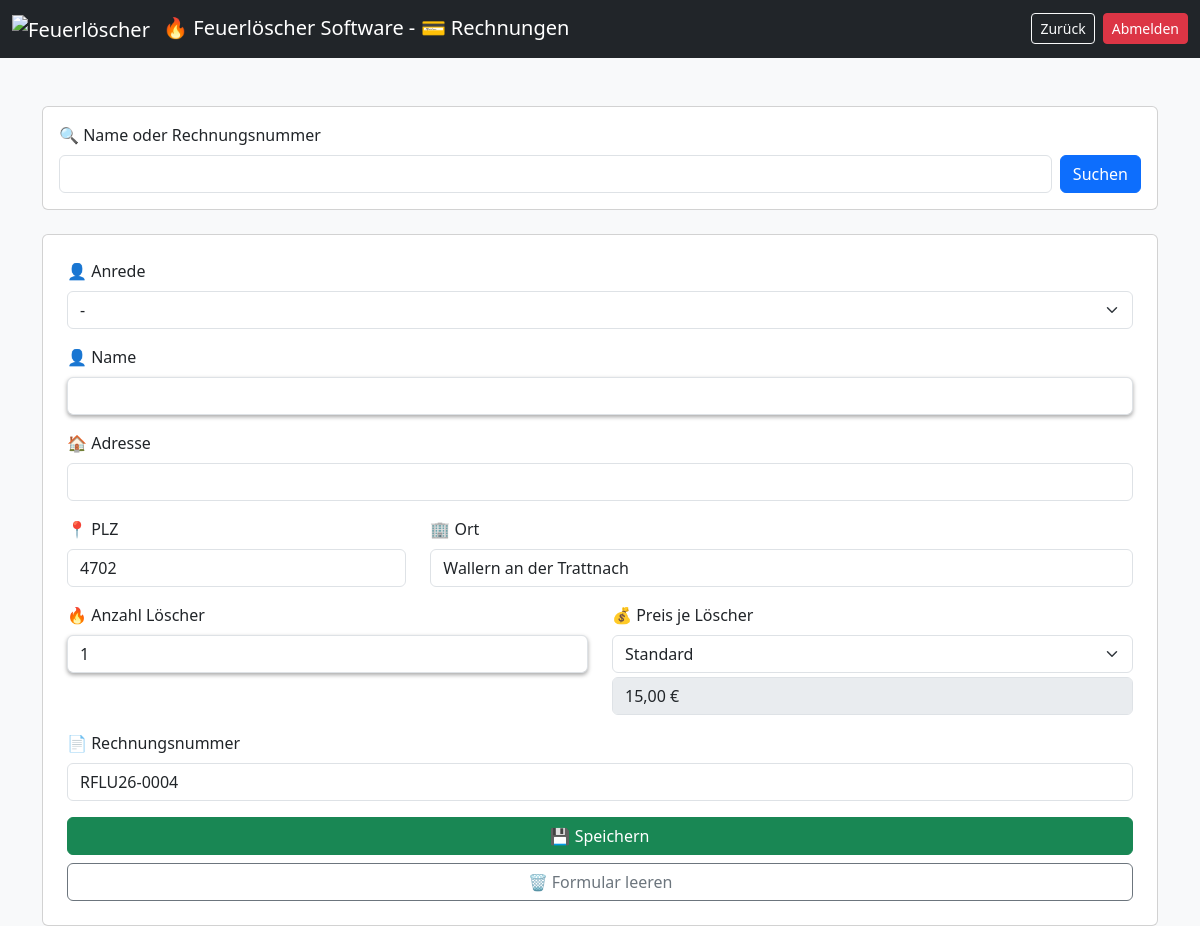
/rechnung.php (signed in), run on an earlier commit of the app's database.
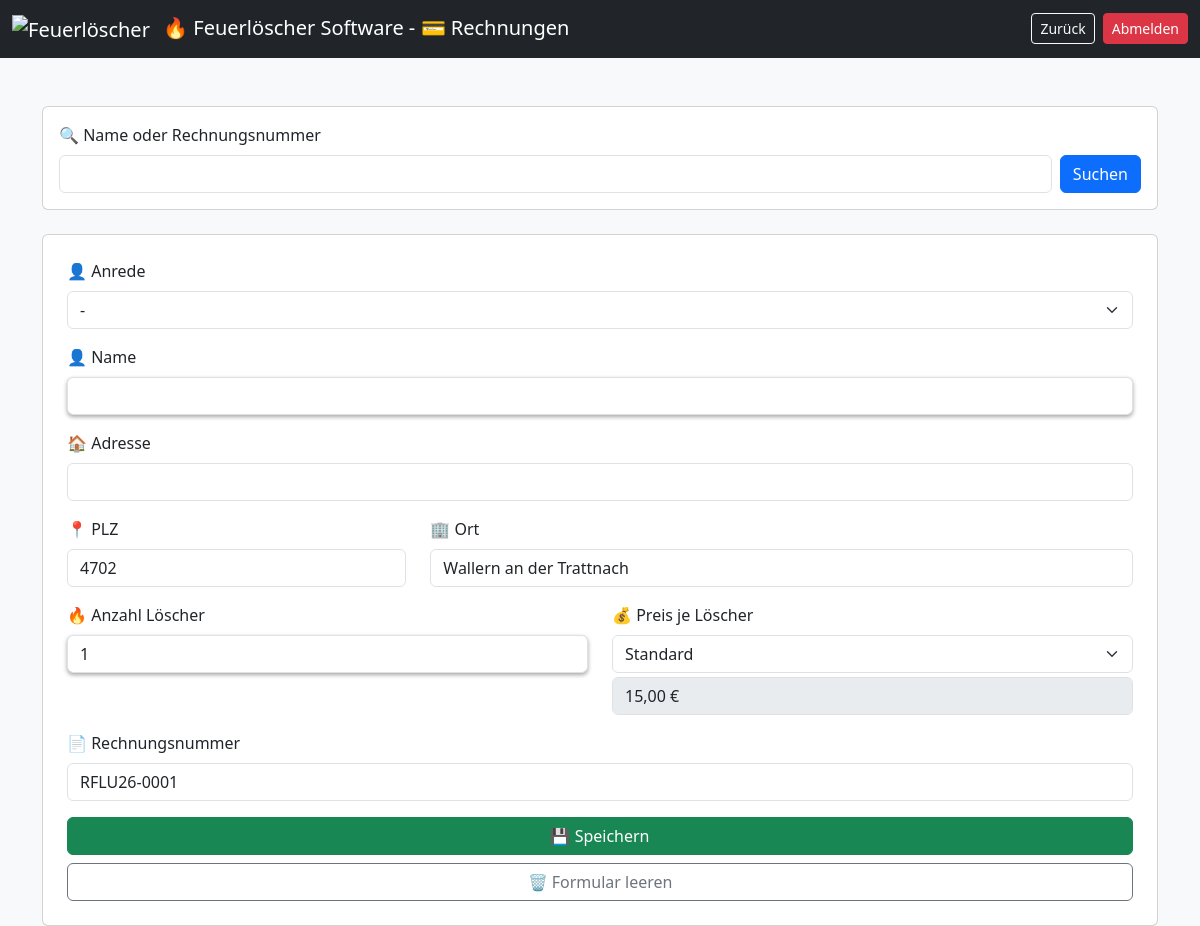
And on a later commit of the database.
### tables this page shows
CREATE TABLE rechnungen (
    id INTEGER PRIMARY KEY AUTOINCREMENT,
    anrede TEXT,                         -- Herr, Frau, Firma, etc.
    name TEXT,
    adresse TEXT,
    plz TEXT,
    ort TEXT,
    anzahl_loescher INTEGER,
    preis_pro_loescher REAL,
    zeitstempel_erstellung TEXT,
    rechnung_gedruckt INTEGER DEFAULT 0,
    zeitstempel_gedruckt TEXT,
    rechnungsnummer TEXT
);

### rechnung.php (the view, shortened to what this page needs)
<?php
$db = getDB();
$editEntry = null;
$preise = [
    'Standard' => PREIS_STANDARD,
    'Rabatt' => PREIS_RABATT,
    'Gratis' => PREIS_GRATIS
];
$lastNr = $db->querySingle("
    SELECT rechnungsnummer FROM rechnungen
    WHERE rechnungsnummer LIKE '".RECHNUNGS_PREFIX."%'
    ORDER BY id DESC LIMIT 1
");
if ($lastNr) {
    $number = intval(str_replace(RECHNUNGS_PREFIX, '', $lastNr)) + 1;
} else {
    $number = 1;
}
$nextRechnungsnummer = RECHNUNGS_PREFIX . str_pad($number, 4, '0', STR_PAD_LEFT);
$currentTyp = '';
?>
<!DOCTYPE html>
<html>
<head>
<link href="https://cdn.jsdelivr.net/npm/bootstrap@5.3.0/dist/css/bootstrap.min.css" rel="stylesheet">
</head>
<body class="bg-light">
<nav class="navbar navbar-expand-lg navbar-dark bg-dark">
    <div class="container-fluid">
        <span class="navbar-brand">
            <img src="./images/Feuerlöscher.ico" alt="Feuerlöscher" width="24" height="24" class="me-2">
            &#128293; Feuerlöscher Software - &#128179; Rechnungen
        </span>
        <div class="d-flex gap-2">
            <a href="index.php" class="btn btn-outline-light btn-sm">
                Zurück
            </a>
            <a href="?logout=1" class="btn btn-danger btn-sm">
                Abmelden
            </a>
        </div>
    </div>
</nav>
<div class="container mt-5">
<form method="post" class="card p-3 mb-4">
    <label class="form-label">&#128269; Name oder Rechnungsnummer</label>
    <div class="d-flex gap-2">
        <input type="text" name="suchfeld" class="form-control" autocomplete="off" list="sucheListe">
        <button name="suche" class="btn btn-primary">Suchen</button>
    </div>
</form>
<form method="post" class="card p-4">
<div class="mb-3">
    <label class="form-label">&#128100; Anrede</label>
    <select name="anrede" class="form-select">
        <option <?= ($editEntry['anrede'] ?? '')==''?'selected':'' ?>>-</option>
    </select>
</div>
<div class="mb-3">
    <label class="form-label">&#128100; Name</label>
    <input list="namenListe" name="name" class="form-control highlight" autocomplete="off"
        value="<?= htmlspecialchars($editEntry['name'] ?? '') ?>" required>
</div>
<div class="mb-3">
    <label class="form-label">&#127968; Adresse</label>
    <input type="text" name="adresse" class="form-control"
        value="<?= htmlspecialchars($editEntry['adresse'] ?? '') ?>">
</div>
<div class="row">
    <div class="col-md-4 mb-3">
        <label class="form-label">&#128205; PLZ</label>
        <input type="text" name="plz" class="form-control"
            value="<?= htmlspecialchars($editEntry['plz'] ?? '4702') ?>">
    </div>
    <div class="col-md-8 mb-3">
        <label class="form-label">&#127970; Ort</label>
        <input type="text" name="ort" class="form-control"
            value="<?= htmlspecialchars($editEntry['ort'] ?? 'Wallern an der Trattnach') ?>">
    </div>
</div>
<div class="row">
    <div class="col-md-6 mb-3">
        <label class="form-label">&#128293; Anzahl Löscher</label>
        <input type="number" name="anzahl" class="form-control highlight"
            value="<?= $editEntry['anzahl_loescher'] ?? 1 ?>">
    </div>
    <div class="col-md-6 mb-3">
        <label class="form-label">&#128176; Preis je Löscher</label>
        <select name="typ" id="typSelect" class="form-select">
            <?php foreach ($preise as $k => $v): ?>
            <option value="<?= $k ?>" <?= ($currentTyp==$k)?'selected':'' ?>><?= $k ?></option>
            <?php endforeach; ?>
        </select>
        <input type="text" id="preisField" class="form-control mt-1" disabled>
    </div>
</div>
<div class="mb-3">
    <label class="form-label">&#128196; Rechnungsnummer</label>
    <input type="text" name="rechnungsnummer" class="form-control"
       value="<?= htmlspecialchars($editEntry['rechnungsnummer'] ?? $nextRechnungsnummer) ?>"
       readonly>
</div>
<button class="btn btn-success w-100" name="save_rechnung">&#128190; Speichern</button>
<button type="button" class="btn btn-outline-secondary w-100 mt-2" id="clearForm">&#128465; Formular leeren</button>
</form>
</div>
</body>
</html>

What changed in the data, as far as the page shows it:
removed rechnungen: rechnungsnummer "RFLU26-0004"
Also different on the page:
form field rechnungsnummer: (not shown) → "RFLU26-0001"
